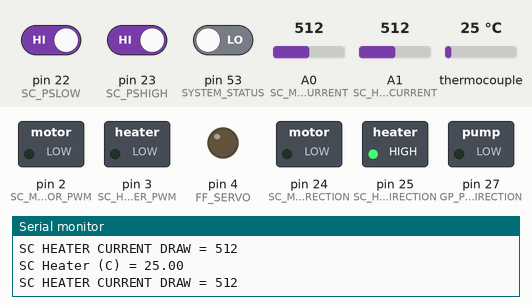
A sketch run on a simulated Arduino Mega 2560, built with avr-gcc and run on an emulated ATmega2560. Shown: switched loads named in the sketch (green lamp = pin HIGH), output pins drawn as LEDs (lit = HIGH), the last lines printed to the serial monitor. The inputs (shaded band) are chosen by the test bench; at power-on: thermocouple 25 °C, pin 53 (SYSTEM_STATUS) LOW, pin 23 (SC_PSHIGH) HIGH, pin 22 (SC_PSLOW) HIGH, A0 (SC_MOTOR_CURRENT) = 512, A1 (SC_HEATER_CURRENT) = 512.

Above: at 1.2 s.
1.3 s: thermocouple set to 254 °C
4.3 s: thermocouple set to 265 °C
At 5.6 s:
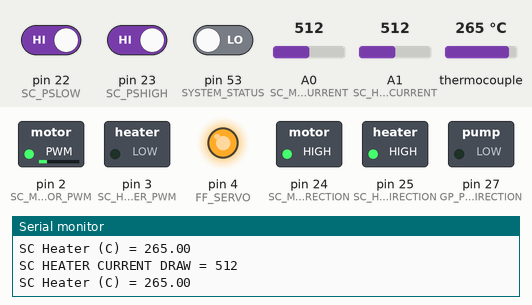
5.9 s: pin 53 (SYSTEM_STATUS) driven HIGH
At 6.22 s:
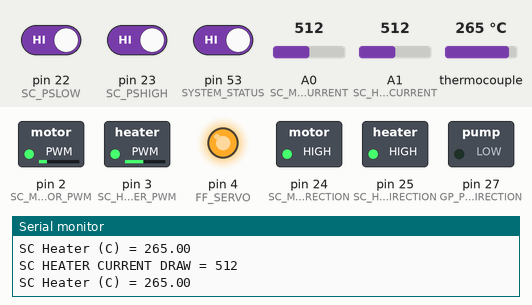
8.9 s: pin 23 (SC_PSHIGH) driven LOW
At 9.8 s:
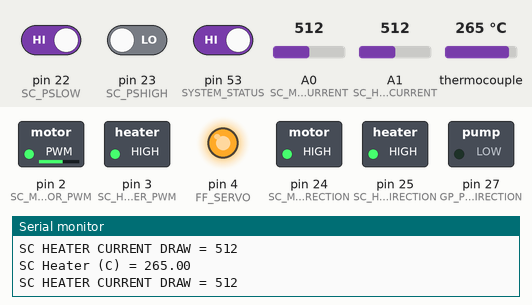
10.8 s: pin 22 (SC_PSLOW) driven LOW
At 11.8 s:
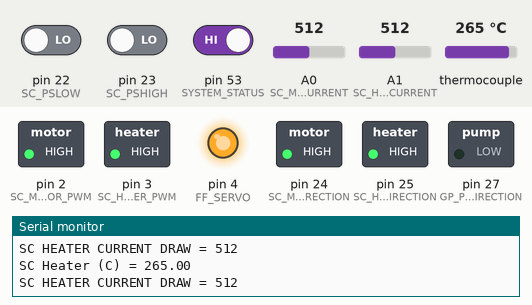
12.3 s: thermocouple set to 294 °C
At 14.1 s:
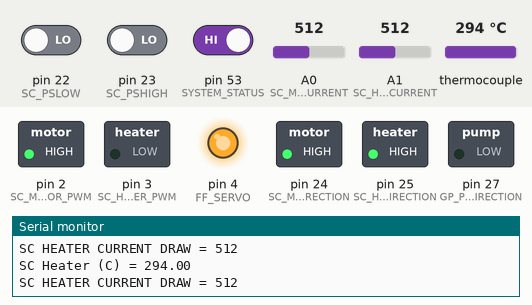
Timing chart, 0 to 15.6 s (numbered marks = the images above; inputs shaded):
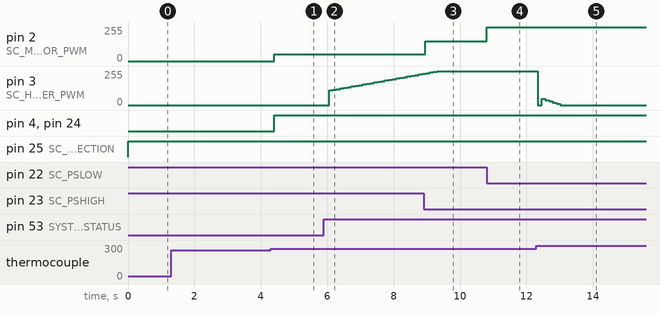

The sketch:

SystemCode.ino
```cpp
//Libraries to include:
#include "Adafruit_MAX31855.h"//thermocouple amplifier library
#include <PID_v1.h>//A simple PID control library

//Define PINS
//ON/OFF Switch
int SYSTEM_STATUS = 53;

// Sodium Chlorate Components
int SC_PSLOW = 22; // 10 psi Pressure Switch
int SC_PSHIGH = 23; // 30 psi Pressure Switch
int SC_MOTOR_CURRENT = A0; // Ball-Chain Motor (Current)
int SC_MOTOR_PWM = 2; // Ball-Chain Motor (PWM)
int SC_MOTOR_DIRECTION = 24; // Ball-Chain Motor (Direction)
int SC_HEATER_CURRENT = A1; // Heater (Current)
int SC_HEATER_PWM = 3; // Heater (PWM)
int SC_HEATER_DIRECTION = 25; // Heater (Direction)
int SC_TEMP_DO = 30;
int SC_TEMP_CS = 31;
int SC_TEMP_CLK = 32;

// Fuel Feed
int FF_SERVO = 4; // Turning On/Off other Arduino
int FF_CONTROLLER = A5; // Reading flow rate of H2

// Gallium Pump
int GP_PUMP_CURRENT = A2; // Gallium Pump (Current)
int GP_PUMP_PWM = 4; // Gallium Pump (PWM)
int GP_PUMP_DIRECTION = 27; // Gallium Pump (Direction)

// Waste Management

//SODIUM CHLORATE VARIABLES AND OTHER INITIALIZATIONS
//Define PID Variables
double SC_Setpoint, SC_Temperature, SC_Output;//Setpoint, temperature reading from thermocouple, and controller output

//Specify PID and tuning parameters
PID SC_Heater_PID(&SC_Temperature, &SC_Output, &SC_Setpoint,10,5,1,DIRECT);//(Input,Output,Setpoint,Kp,Ki,Kd)

//Initialize thermocouple amp
Adafruit_MAX31855 thermocouple(SC_TEMP_CLK, SC_TEMP_CS, SC_TEMP_DO);

//variables
int SC_MIN_RUN_TEMP = 260;//Motor will begin running once heater at this temp
boolean Motor_Running = false;//Check variable, will be true once motor starts running, needed for startup and shutdown process
float SC_Heater_Temp;//Heater temperature

void setup() {
  Serial.begin(9600);
  //PINS
  //ON/OFF Switch
  pinMode(SYSTEM_STATUS, INPUT);
  // Sodium Chlorate
  pinMode(SC_PSLOW,INPUT);
  pinMode(SC_PSHIGH,INPUT);
  pinMode(SC_MOTOR_CURRENT,INPUT);
  pinMode(SC_MOTOR_PWM,OUTPUT);
  pinMode(SC_MOTOR_DIRECTION,OUTPUT);
  pinMode(SC_HEATER_CURRENT,INPUT);
  pinMode(SC_HEATER_PWM,OUTPUT);
  pinMode(SC_HEATER_DIRECTION,OUTPUT);
  //Fuel Feel
  pinMode(FF_SERVO,OUTPUT);
  pinMode(FF_CONTROLLER,INPUT);
  //Gallium Pump
  pinMode(GP_PUMP_CURRENT,INPUT);
  pinMode(GP_PUMP_PWM,OUTPUT);
  pinMode(GP_PUMP_DIRECTION,OUTPUT);

  //Initialize Variables
  //Sodium Chlorate
  SC_Setpoint = 275;//Celsius

  //Turn on PID
  SC_Heater_PID.SetMode(AUTOMATIC);
}

void loop(){
  int buttonState = digitalRead(SYSTEM_STATUS);
  if (buttonState == true){
    //Run the sodium chlorate Heater
    SC_Heater_Temp = run_SC_Heater(); //returns temperature of heating coil
    //Run the sodium chlorate motor
    run_SC_Motor(SC_Heater_Temp);
    //Run Fuel Feed Motor
    run_FF_MOTOR(SC_Heater_Temp);

  }
  else{
    //Turn off heater
    SC_Heater_Temp = turn_off_SC_Heater();
    //Run the sodium chlorate motor
    run_SC_Motor(SC_Heater_Temp);//Will shut down on own,dependent on Temp
    //Run Fuel Feed Motor
    run_FF_MOTOR(SC_Heater_Temp);//Will shut down on own, dependent on Temp
  }


}


//Running the SC Heater
float run_SC_Heater(){
  //Read SC Heater Temp and print
  SC_Temperature = thermocouple.readCelsius();
  if (isnan(SC_Temperature)){
    Serial.println("SOMETHING WRONG WITH SC THERMOCOUPLE!");
  }
  else{
    Serial.print("SC Heater (C) = ");
    Serial.println(SC_Temperature);
  }

  //Compute PID Output
  SC_Heater_PID.Compute();

  //Write to heater
  digitalWrite(SC_HEATER_DIRECTION,HIGH);
  analogWrite(SC_HEATER_PWM, SC_Output);
  int Heater_Current = analogRead(SC_HEATER_CURRENT);
  Serial.print("SC HEATER CURRENT DRAW = ");
  Serial.println(Heater_Current);

  return SC_Temperature;
}

//Turn off the SC Heater
float turn_off_SC_Heater(){
  //Read SC Heater Temp and print
  SC_Temperature = thermocouple.readCelsius();
  if (isnan(SC_Temperature)){
    Serial.println("SOMETHING WRONG WITH SC THERMOCOUPLE!");
  }
  else{
    Serial.print("SC Heater (C) = ");
    Serial.println(SC_Temperature);
  }

  //Write to heater
  digitalWrite(SC_HEATER_DIRECTION,HIGH);
  analogWrite(SC_HEATER_PWM, 0);//Turns Heater off
  int Heater_Current = analogRead(SC_HEATER_CURRENT);
  Serial.print("SC HEATER CURRENT DRAW = ");
  Serial.println(Heater_Current);

  return SC_Temperature;
}


//SC Motor Control
void run_SC_Motor(float Heater_Temp){
  int SC_low_pressure = digitalRead(SC_PSLOW);//LOW below 10 psi, HIGH above 10 psi
  int SC_high_pressure = digitalRead(SC_PSHIGH);//LOW below 30 psi, HIGH above--should probably change to 15-20 psi

  if (Heater_Temp >= SC_MIN_RUN_TEMP){
    if (SC_low_pressure == LOW && SC_high_pressure == LOW){
      //below low pressure switch
      digitalWrite(SC_MOTOR_DIRECTION,HIGH);
      analogWrite(SC_MOTOR_PWM, 255);//Should be moving as fast as dissociation can go here
      int Motor_Current = analogRead(SC_MOTOR_CURRENT);
    }
    else if (SC_low_pressure == HIGH && SC_high_pressure == LOW){
      //Between low and high pressures
      digitalWrite(SC_MOTOR_DIRECTION,HIGH);
      analogWrite(SC_MOTOR_PWM, 150);//Should be moving slower here
      int Motor_Current = analogRead(SC_MOTOR_CURRENT);
    }
    else if (SC_low_pressure == HIGH && SC_high_pressure == HIGH){
      //ABOVE low and high pressures! BAD
      //Need to keep motor moving, maybe move back and forth instead of up
      digitalWrite(SC_MOTOR_DIRECTION,HIGH);
      analogWrite(SC_MOTOR_PWM, 50);//Should be moving as slow as possible here... need to figure out that speed
      int Motor_Current = analogRead(SC_MOTOR_CURRENT);
    }
    Motor_Running = true;
  }
  else{
    //Deal with starting up and shutting off...
    //Don't want bead chain getting stuck!
    //STARTUP
    if (Motor_Running == false){
      //DO NOTHING, no motor movement
    }
    //SHUT_DOWN
    if (Motor_Running == true){
      //Keep moving slowly so chain does not get stuck until temp cools
      if (Heater_Temp >= 175){
        digitalWrite(SC_MOTOR_DIRECTION,HIGH);
        analogWrite(SC_MOTOR_PWM, 50);//Should be moving as slow as possible here... need to figure out that speed
        int Motor_Current = analogRead(SC_MOTOR_CURRENT);
      }
      //shut down motor once temp has cooled
      else{
        digitalWrite(SC_MOTOR_DIRECTION,HIGH);
        analogWrite(SC_MOTOR_PWM, 0);//Should be off
        int Motor_Current = analogRead(SC_MOTOR_CURRENT);
      }
    }
  }
}

//Run Fuel Feed
void run_FF_MOTOR(float temperature){
  if (temperature >= SC_MIN_RUN_TEMP){
    // turn on motor FF_SERVO
    digitalWrite(FF_SERVO,HIGH);
  }
  else{
    //turn off motor FF_SERVO
    digitalWrite(FF_SERVO,LOW);
  }
}
```

Measured:
- the behaviour switches between 259 and 260 °C on thermocouple (found by bisection; images 0 and 1)
- after the input at 4.3 s, pin 2 (SC_MOTOR_PWM): 0/255 → 50/255 after 0.10 s; pin 4 (FF_SERVO), pin 24 (SC_MOTOR_DIRECTION): LOW → HIGH after 0.10 s
- after the input at 5.9 s, pin 3 (SC_HEATER_PWM): moves from 0/255 to 235/255 over 2.8 s, starting after 0.15 s
- after the input at 8.9 s, pin 2 (SC_MOTOR_PWM): 50/255 → 150/255 after 0.05 s
- after the input at 10.8 s, pin 2 (SC_MOTOR_PWM): 150/255 → 255/255 at once
- after the input at 12.3 s, pin 3 (SC_HEATER_PWM): 255/255 → 0/255 at once, → 46/255 0.11 s later, → 36/255 0.11 s later, → 27/255 0.11 s later, … (7 changes in this stretch)
